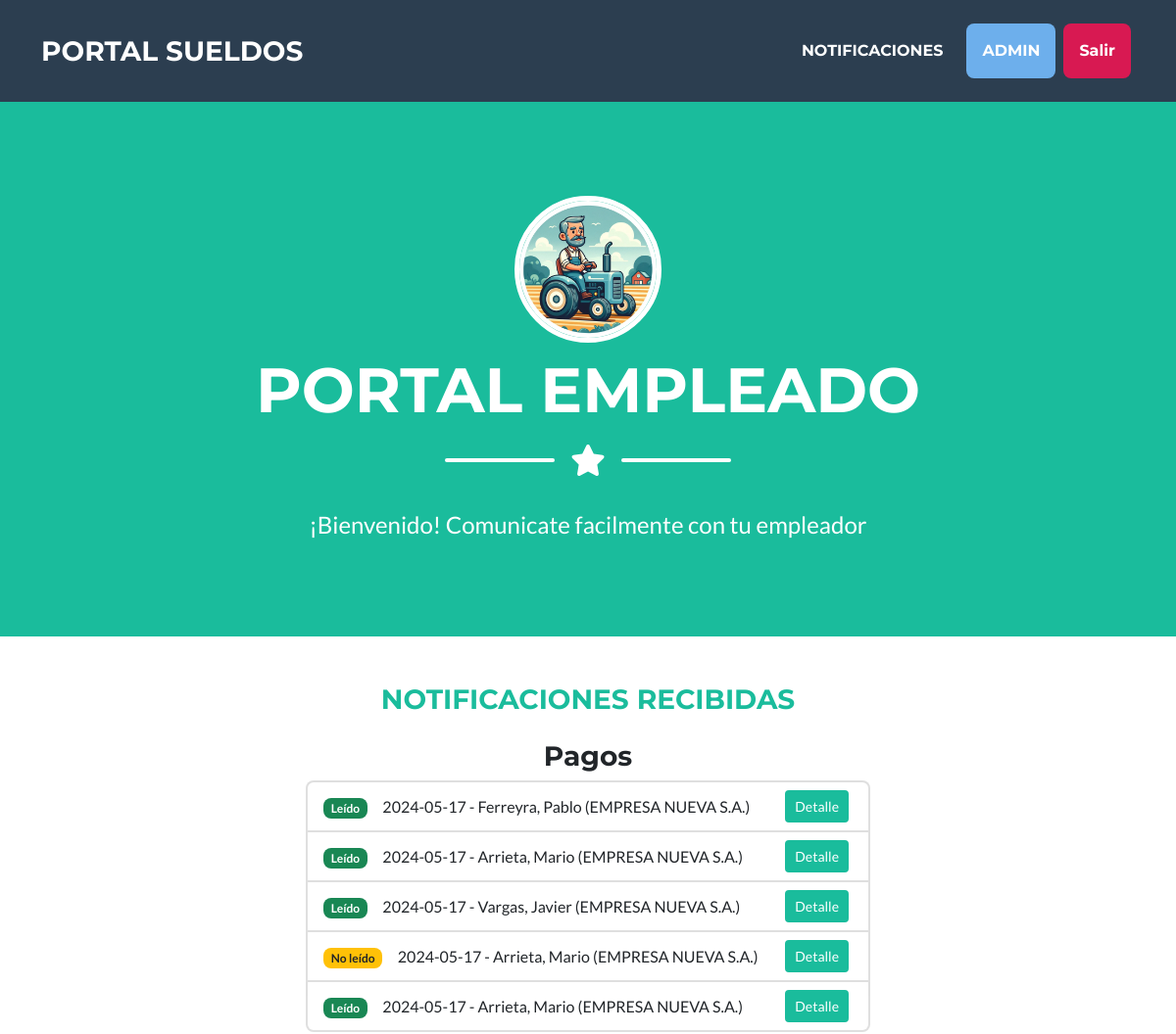
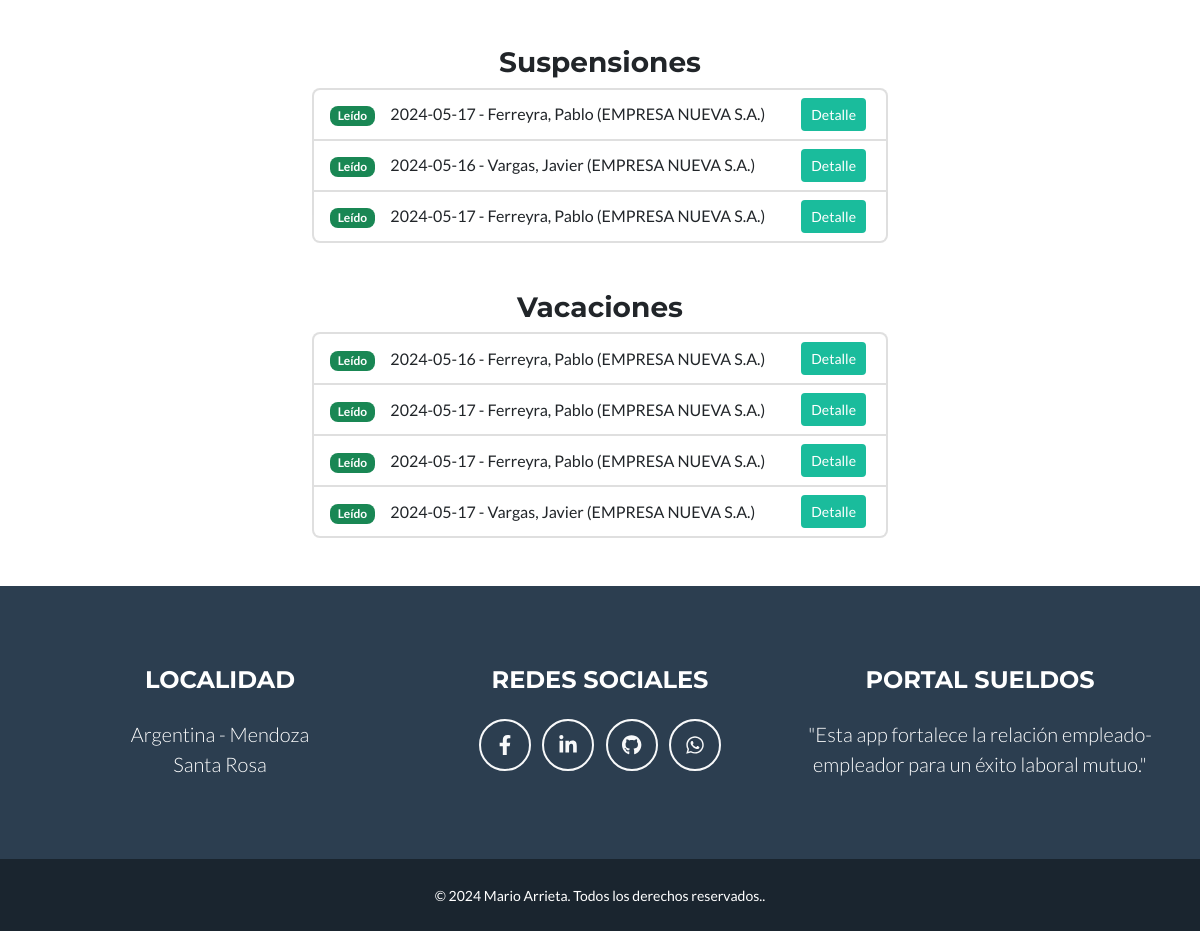
The page /empleado/inicio/ (signed in) on the database its author committed (2 pictures, top to bottom).
### empleador/models.py (models this page shows, shortened)
class Pagos (models.Model):
    empleado = models.ForeignKey (Empleado, on_delete=models.CASCADE, verbose_name= "Empleado")
    fecha_notificacion = models.DateField(auto_now=True, verbose_name="Fecha de Notificación", editable=False)
    fecha_pago = models.DateField(verbose_name="Fecha de Pago")
    importe = models.PositiveIntegerField(verbose_name="Importe")
    liquidacion = models.CharField(max_length=20, choices=liquidacion, verbose_name= "Liquidación")
    meses = models.CharField(max_length=10, choices=meses, verbose_name= "Mes",)
    año = models.PositiveIntegerField(validators=[validate_year_range], verbose_name="Año")
    imagen = models.ImageField(upload_to="pagos", null=True, blank=True)
    visto = models.BooleanField (editable=False, default=False, verbose_name="Visto")
    def __str__(self):
        return f"{self.fecha_notificacion} -  {self.empleado.apellido}, {self.empleado.nombre} ({self.empleado.empleador.razonSocial})"
    class Meta:
        verbose_name_plural = "Pagos"

class Empleado (models.Model):
    empleador = models.ForeignKey (Empleador, on_delete=models.CASCADE, verbose_name="Empleador")
    apellido = models.CharField(max_length=50, verbose_name="Apellido")
    nombre = models.CharField(max_length=50, verbose_name="Nombre")
    cuil = models.PositiveIntegerField(validators=[validate_cuil_length], unique=True, verbose_name="CUIL")
    fecha_ingreso = models.DateField(verbose_name="Fecha de ingreso")
    email = models.EmailField(verbose_name= "e-Mail ")
    class Meta:
        verbose_name = "Empleado"
        verbose_name_plural = "Empleados"

class Empleador (models.Model):
    razonSocial = models.CharField(max_length=50, verbose_name="Razon Social")
    cuit = models.PositiveIntegerField(validators=[validate_cuil_length], unique=True, verbose_name="CUIT")
    email = models.EmailField(verbose_name="e-Mail")
    class Meta:
        verbose_name = "Empleador"
        verbose_name_plural = "Empleadores"

class Suspensiones (models.Model):
    empleado = models.ForeignKey (Empleado, on_delete=models.CASCADE, verbose_name= "Empleado")
    fecha_notificacion = models.DateField(auto_now=True, verbose_name="Fecha de Notificación", editable=False)
    cantidad_dias = models.PositiveIntegerField(verbose_name="Cantidad de días")
    fecha_reingreso = models.DateField(verbose_name="Fecha de Reingreso")
    motivo = models.CharField(max_length=200, verbose_name="Motivo")
    imagen = models.ImageField(upload_to="suspensiones", null=True, blank=True)
    visto = models.BooleanField (editable=False, default=False, verbose_name="Visto")
    def __str__(self):
        return f"{self.fecha_notificacion} - {self.empleado.apellido}, {self.empleado.nombre} ({self.empleado.empleador.razonSocial})"
    class Meta:
        verbose_name_plural = "Suspensiones"

class Vacaciones (models.Model):
    empleado = models.ForeignKey (Empleado, on_delete=models.CASCADE, verbose_name= "Empleado")
    fecha_notificacion = models.DateField(auto_now=True, verbose_name="Fecha de Notificación", editable=False)
    fecha_inicio = models.DateField(verbose_name="Fecha de Inicio")
    fecha_fin = models.DateField(verbose_name="Fecha de Finalizacion")
    período = models.PositiveIntegerField(validators=[validate_year_range], verbose_name="Corresponden al año")
    imagen = models.ImageField(upload_to="vacaciones", null=True, blank=True)
    visto = models.BooleanField (editable=False, default=False, verbose_name="Visto")
    def __str__(self):
        return f"{self.fecha_notificacion} - {self.empleado.apellido}, {self.empleado.nombre} ({self.empleado.empleador.razonSocial})"
    class Meta:
        verbose_name_plural = "Vacaciones"

### empleado/views.py (the view)
class PagosRead(LoginRequiredMixin, ListView):
    template_name = "empleado/index.html"
    login_url = reverse_lazy ("empleado:login")
    def get_queryset(self):
        return Pagos.objects.all()
    def get_context_data(self, **kwargs):
        context = super().get_context_data(**kwargs)
        context['suspensiones'] = Suspensiones.objects.all()
        context['vacaciones'] = Vacaciones.objects.all()
        return context

### empleado/templates/empleado/index.html (shortened to what this page needs)
{% extends 'core/base.html' %}
{% load static %}
{% block  titulo%}
    <li class="nav-item mx-0 mx-lg-1">
        <a class="nav-link py-3 px-0 px-lg-3 rounded" href="{% url 'empleado:notificaciones_create' %}">Notificaciones</a>
    </li>
    <li class="nav-item mx-0 mx-lg-1">
        <a class="nav-link py-3 px-0 px-lg-3 rounded" style="background-color: #6dafec; padding: 5px 10px; border-radius: 5px;">{{ user }}</a>
    </li>
    <li class="nav-item mx-0 mx-lg-1">
        <form action="{% url 'core:logout' %}" method="post">
            <button type="submit" class="nav-link py-3 px-0 px-lg-3 rounded" style="background-color: #d81952; padding: 5px 10px; border-radius: 5px; border: none; color: white;">Salir</button>
        </form>
    </li>
{% endblock titulo %}
{% block imagen %}
   {% static 'empleado/img/empleado.webp' %}
{% endblock imagen %}
{% block pagina%}
   PORTAL EMPLEADO
{% endblock pagina%}
{% block mensaje%}
    ¡Bienvenido! Comunicate facilmente con tu empleador
{% endblock mensaje%}
{% block formulario %}
        <br>
        <div class="row justify-content-center m-0 mt-4">
            <div class="col-lg-12 text-center">
                <h3 class="text-primary mb-4">NOTIFICACIONES RECIBIDAS</h3>
            </div>
        </div>
        {% if object_list %}
        <h3 class="text-center">Pagos</h3>
        <div class="row justify-content-center m-0">
            <div class="col-lg-6">
                <ul class="list-group">
                    {% for item in object_list %}
                    <li class="list-group-item d-flex justify-content-between align-items-center">
                        <div>
                            {% if item.visto %}
                                <span class="badge bg-success">Leído</span>&nbsp;&nbsp;&nbsp;&nbsp;
                            {% else %}
                                <span class="badge bg-warning text-dark">No leído</span>&nbsp;&nbsp;&nbsp;&nbsp;
                            {% endif %}
                            {{ item }}
                         </div>
                        <div>
                            <a href="{% url 'empleado:pagos_detail' item.id %}" class="btn btn-sm btn-primary mx-1">Detalle</a>
                        </div>
                    </li>
                    {% endfor %}
                </ul>
            </div>
        </div>
        {% endif %} <br><br>
            {% if suspensiones %}
            <h3 class="text-center">Suspensiones</h3>
            <div class="row justify-content-center m-0">
                <div class="col-lg-6">
                    <ul class="list-group">
                        {% for item in suspensiones %}
                        <li class="list-group-item d-flex justify-content-between align-items-center">
                            <div>
                                {% if item.visto %}
                                    <span class="badge bg-success">Leído</span>&nbsp;&nbsp;&nbsp;&nbsp;
                                {% else %}
                                    <span class="badge bg-warning text-dark">No leído</span>&nbsp;&nbsp;&nbsp;&nbsp;
                                {% endif %}
                                {{ item }}
                            </div>
                            <div>
                                <a href="{% url 'empleado:suspensiones_detail' item.id %}" class="btn btn-sm btn-primary mx-1">Detalle</a>
                            </div>
                        </li>
                        {% endfor %}
                    </ul>
                </div>
            </div>
        {% endif %} <br><br>
        {% if vacaciones %}
            <h3 class="text-center">Vacaciones</h3>
            <div class="row justify-content-center m-0">
                <div class="col-lg-6">
                    <ul class="list-group">
                        {% for item in vacaciones %}
                        <li class="list-group-item d-flex justify-content-between align-items-center">
                            <div>
                                {% if item.visto %}
                                    <span class="badge bg-success">Leído</span>&nbsp;&nbsp;&nbsp;&nbsp;
                                {% else %}
                                    <span class="badge bg-warning text-dark">No leído</span>&nbsp;&nbsp;&nbsp;&nbsp;
                                {% endif %}
                                {{ item }}
                            </div>
                            <div>
                                <a href="{% url 'empleado:vacaciones_detail' item.id %}" class="btn btn-sm btn-primary mx-1">Detalle</a>
                            </div>
                        </li>
                        {% endfor %}
                    </ul>
                </div>
            </div>
        {% endif %} <br><br>
{% endblock formulario%}

### rows shown on the page
Pagos: visto "Leído", fecha_notificacion+empleado "2024-05-17 - Ferreyra, Pablo (EMPRESA NUEVA S.A.)"
Pagos: visto "Leído", fecha_notificacion+empleado "2024-05-17 - Arrieta, Mario (EMPRESA NUEVA S.A.)"
Pagos: visto "Leído", fecha_notificacion+empleado "2024-05-17 - Vargas, Javier (EMPRESA NUEVA S.A.)"
Pagos: visto "No leído", fecha_notificacion+empleado "2024-05-17 - Arrieta, Mario (EMPRESA NUEVA S.A.)"
Pagos: visto "Leído", fecha_notificacion+empleado "2024-05-17 - Arrieta, Mario (EMPRESA NUEVA S.A.)"
Suspensiones: visto "Leído", fecha_notificacion+empleado "2024-05-17 - Ferreyra, Pablo (EMPRESA NUEVA S.A.)"
Suspensiones: visto "Leído", fecha_notificacion+empleado "2024-05-16 - Vargas, Javier (EMPRESA NUEVA S.A.)"
Suspensiones: visto "Leído", fecha_notificacion+empleado "2024-05-17 - Ferreyra, Pablo (EMPRESA NUEVA S.A.)"
Vacaciones: visto "Leído", fecha_notificacion+empleado "2024-05-16 - Ferreyra, Pablo (EMPRESA NUEVA S.A.)"
Vacaciones: visto "Leído", fecha_notificacion+empleado "2024-05-17 - Ferreyra, Pablo (EMPRESA NUEVA S.A.)"
Vacaciones: visto "Leído", fecha_notificacion+empleado "2024-05-17 - Ferreyra, Pablo (EMPRESA NUEVA S.A.)"
Vacaciones: visto "Leído", fecha_notificacion+empleado "2024-05-17 - Vargas, Javier (EMPRESA NUEVA S.A.)"

### other values the page prints
{{ user }} "ADMIN"
